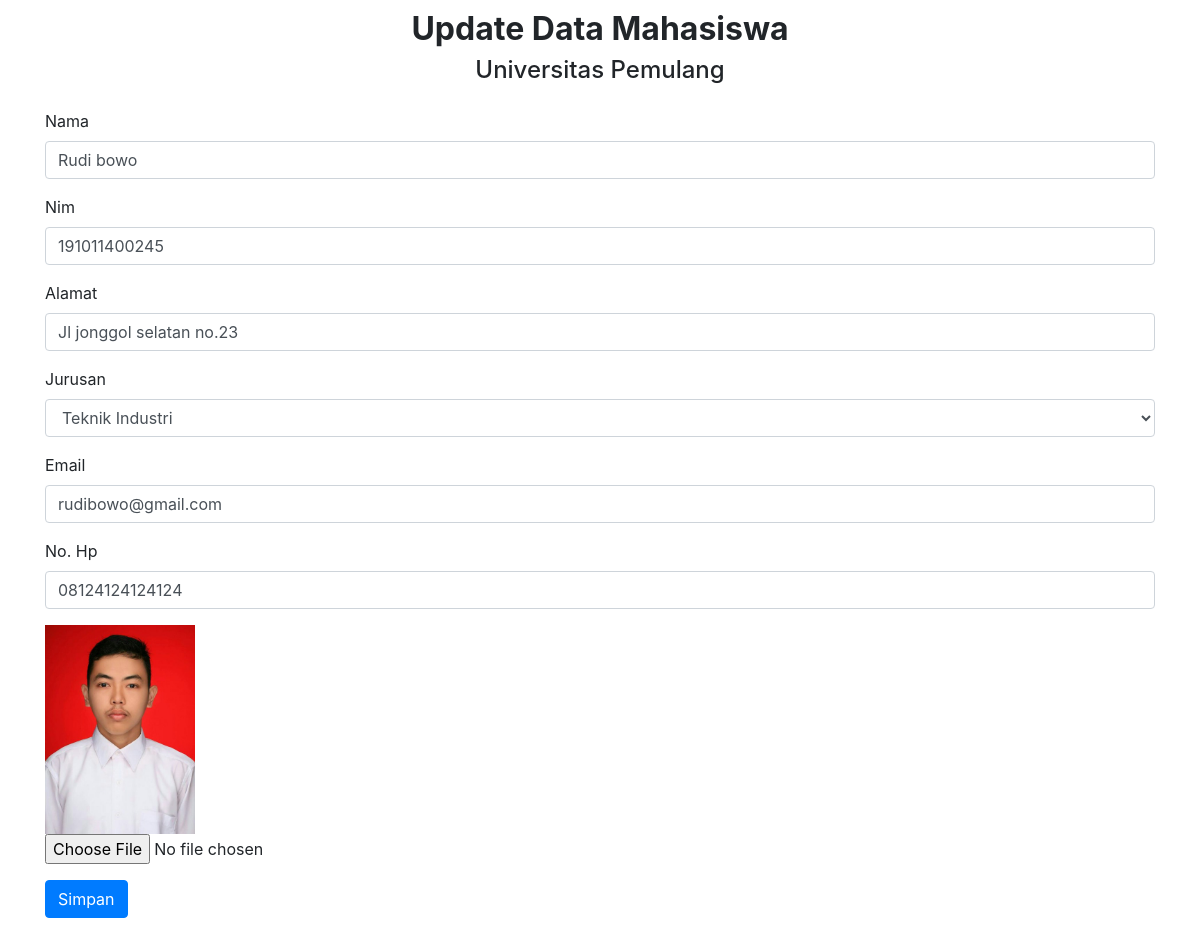
The app's page /updateData.php?id=18 (signed in) with its own data.
### tables this page shows
CREATE TABLE `data_mahasiswa` (
  `id` int(11) NOT NULL,
  `nama` varchar(255) NOT NULL,
  `nim` char(15) NOT NULL,
  `alamat` varchar(255) NOT NULL,
  `jurusan` varchar(255) NOT NULL,
  `email` varchar(255) NOT NULL,
  `no_hp` varchar(255) NOT NULL,
  `photo` varchar(255) NOT NULL
);

### functions.php (called while the page is built, shortened)
<?php
$link = mysqli_connect("localhost", "root", "", "universitas_pamulang");
function query($query) {
    global $link;
    $result = mysqli_query($link, $query);
    $data = mysqli_fetch_all($result, MYSQLI_ASSOC);
    return $data;
}
?>

### updateData.php (the view, shortened to what this page needs)
<?php
require 'functions.php';
$id = $_GET["id"];
$mahasiswa = query("SELECT * FROM data_mahasiswa WHERE id=$id")[0];
?>
<!DOCTYPE html>
<html lang="en">
<head>
    <link rel="stylesheet" href="https://stackpath.bootstrapcdn.com/bootstrap/4.5.1/css/bootstrap.min.css">
    <link rel="stylesheet" href="css/style-two.css">
</head>
<body>
<div class="container">
<h1 class="title">Update Data Mahasiswa</h1>
<h4 class="text-center mb-4">Universitas Pemulang</h4>
<form action="" method="post" enctype="multipart/form-data" autocomplete="off">
    <div class="form-group">
      <label for="nama">Nama</label>
      <input type="text" class="form-control" id="nama" placeholder="Masukan Nama Mahasiswa" name="nama" value="<?= $mahasiswa["nama"]; ?>" required>
    </div>
    <div class="form-group">
      <label for="nim">Nim</label>
      <input type="number" class="form-control" id="nim" placeholder="Masukan Nim Mahasiswa" name="nim" value="<?= $mahasiswa["nim"]; ?>" required>
    </div>
    <div class="form-group">
        <label for="alamat">Alamat</label>
        <input type="text" class="form-control" id="alamat" placeholder="Masukan Alamat" name="alamat" value="<?= $mahasiswa["alamat"]; ?>" required>
    </div>
    <div class="form-group">
        <label for="jurusan">Jurusan</label>
        <select class="form-control" id="jurusan" name="jurusan" aria-selected="<?= $mahasiswa["jurusan"]; ?>" required>
          <option>Teknik Industri</option>
        </select>
    </div>
    <div class="form-group">
        <label for="email">Email</label>
        <input type="email" class="form-control" id="email" value="<?= $mahasiswa["email"]; ?>" name="email" required>
    </div>
    <div class="form-group">
        <label for="no_hp">No. Hp</label>
        <input type="number" class="form-control" id="no_hp" value="<?= $mahasiswa["no_hp"]; ?>" name="no_hp" required>
    </div>
    <div class="form-group">
        <img src="img/<?= $mahasiswa["photo"]; ?>" alt="photo" width="150">
        <input type="file" class="form-control-file" id="photo" name="photo">
    </div>
    <button type="submit" class="btn btn-primary mb-2 submit" name="submit">Simpan</button>
</form>
</div>
</body>
</html>

### css/style-two.css (style rules this page uses)
.title { text-align: center; font-size: 1.2em; font-weight: bold; padding-top: 10px; }
@media (min-width: 992px) { .title { font-size: 2em; padding-top: 10px; } }

### records on screen
data_mahasiswa: nama "Rudi bowo", nim "191011400245", alamat "Jl jonggol selatan no.23", jurusan "Teknik Industri", email "rudibowo@gmail.com", no_hp "08124124124124", photo (picture)
